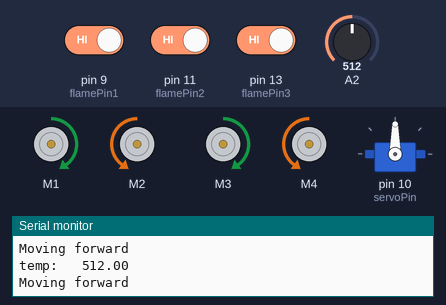
Recording of a sketch running on a simulated Arduino Uno, built with avr-gcc and run on an emulated ATmega328P. On the bench: 4 × DC motor (green arrow = forward, orange = backward, longer = faster), servo, the last lines printed to the serial monitor. The test bench sets the inputs (shaded band); at power-on: pin 9 (flamePin1) HIGH, A2 = 512, pin 11 (flamePin2) HIGH, pin 13 (flamePin3) HIGH.

Above: at 3.0 s.
3.1 s: pin 9 (flamePin1) driven LOW
At 5.0 s:
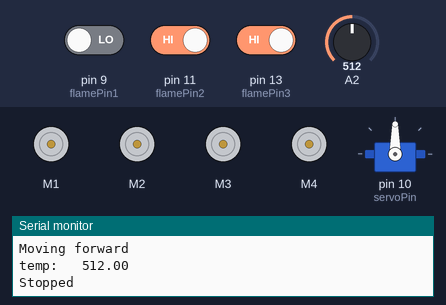
6.9 s: A2 set to 160
At 7.97 s:
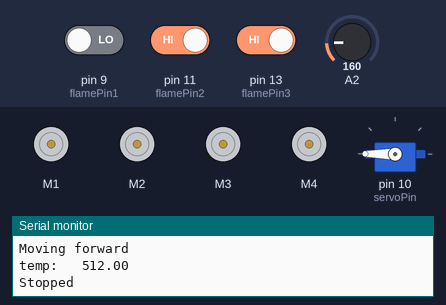
13.1 s: A2 set to 141
16.6 s: A2 set to 190
At 21.14 s:
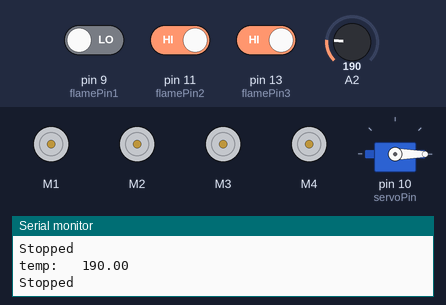
Timing chart, 0 to 22.9 s (numbered marks = the images above; inputs shaded):
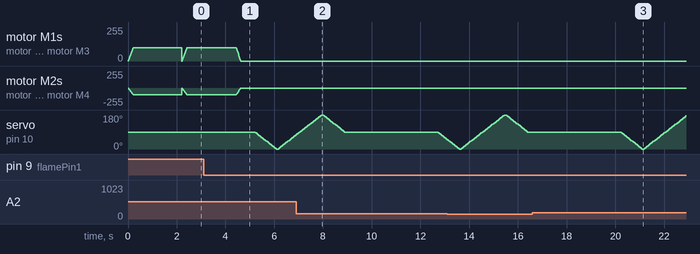

The sketch:

fire_extinguishing_robot_working.ino
```cpp
#include <AFMotor.h>
#include <Servo.h>

AF_DCMotor motor1(1, MOTOR12_1KHZ);
AF_DCMotor motor2(2, MOTOR12_1KHZ);
AF_DCMotor motor3(3, MOTOR34_1KHZ);
AF_DCMotor motor4(4, MOTOR34_1KHZ);

const int maxSpeed = 100;    // Maximum speed for the motors
const int acceleration = 5;  // Acceleration rate for smooth speed changes
const int relay = 1;
const int flamePin1 = 9;  // Digital pins for flame sensors
const int flamePin2 = 11;
const int flamePin3 = 13;
const int tempsensor = 'A0';
float temperature;

Servo myServo;      // Create a Servo object
int servoPin = 10;  // Pin for servo motor

void setup() {
  Serial.begin(9600);


  pinMode(flamePin1, INPUT_PULLUP);  // Set flame sensor pins as inputs with internal pull-up resistors
  pinMode(flamePin2, INPUT_PULLUP);
  pinMode(flamePin3, INPUT_PULLUP);

  pinMode(relay, OUTPUT);

  pinMode(tempsensor,INPUT);

  motor1.setSpeed(maxSpeed);
  motor2.setSpeed(maxSpeed);
  motor3.setSpeed(maxSpeed);
  motor4.setSpeed(maxSpeed);
  motor1.run(RELEASE);
  motor2.run(RELEASE);
  motor3.run(RELEASE);
  motor4.run(RELEASE);

  myServo.attach(servoPin);  // Attach servo to pin 10
  myServo.write(90);         // Set initial servo position to 90 degrees
}

void loop() {
  if (!flameDetected()) {
    moveForward();
    delay(2000);

  } else {
    stop();
    delay(500);
    digitalWrite(relay,HIGH);
    delay(50);
    swiveServo();
    delay(3000);
    digitalWrite(relay,LOW);
  }
}

bool flameDetected() {

  temperature = analogRead(tempsensor);
  Serial.print("temp: ");
  Serial.print("\t");
  Serial.print(temperature);
  Serial.print("\n");

  if ((digitalRead(flamePin1) == LOW || digitalRead(flamePin2) == LOW || digitalRead(flamePin3) == LOW) && (temperature >= 150)) {
    return true;  // Flame detected
  } else {
    return false;  // No flame detected
  }
}

void moveForward() {
  Serial.println("Moving forward\n");
  accelerateMotors(motor1, motor2, motor3, motor4, maxSpeed);
}

void stop() {
  Serial.println("Stopped\n");
  decelerateMotors(motor1, motor2, motor3, motor4);
  motor1.run(RELEASE);
  motor2.run(RELEASE);
  motor3.run(RELEASE);
  motor4.run(RELEASE);
}

void accelerateMotors(AF_DCMotor& motor1, AF_DCMotor& motor2, AF_DCMotor& motor3, AF_DCMotor& motor4, int targetSpeed) {
  motor1.run(FORWARD);
  motor2.run(BACKWARD);
  motor3.run(FORWARD);
  motor4.run(BACKWARD);
  for (int speed = 0; speed <= targetSpeed; speed += acceleration) {
    motor1.setSpeed(speed);
    motor2.setSpeed(speed);
    motor3.setSpeed(speed);
    motor4.setSpeed(speed);
    delay(10);
  }
}

void decelerateMotors(AF_DCMotor& motor1, AF_DCMotor& motor2, AF_DCMotor& motor3, AF_DCMotor& motor4) {
  int currentSpeed = 100;
  while (currentSpeed > 0) {
    motor1.setSpeed(currentSpeed);
    motor2.setSpeed(currentSpeed);
    motor3.setSpeed(currentSpeed);
    motor4.setSpeed(currentSpeed);
    currentSpeed -= acceleration;
    delay(10);
  }
}

void swiveServo() {
  for (int angle = 90; angle >= 0; angle -= 5) {
    myServo.write(angle);
    delay(50);
  }
  for (int angle = 0; angle <= 180; angle += 5) {
    myServo.write(angle);
    delay(50);
  }
  for (int angle = 180; angle >= 90; angle -= 5) {
    myServo.write(angle);
    delay(50);
  }
}
```

Measured:
- after the input at 16.6 s, motor M1–4: stops changing and stays stopped
